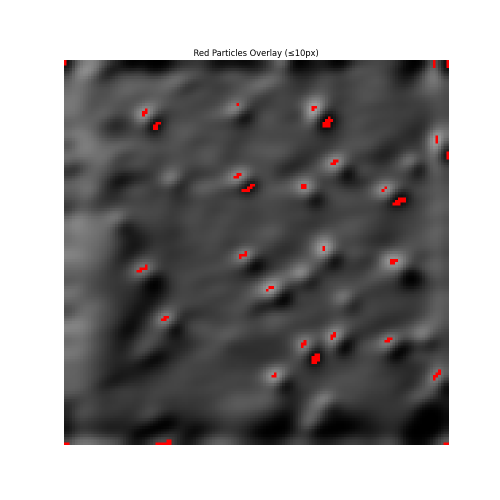
#> input picture particles_overlay.png, 1000 x 1000 px, given as the content of the folder /Users/zebpalm/Exjobb 2025/BSE images/abctoanalyze/All, which was not available (shown at 1/2 size)
$ python threshold_segmentation.py
#> lines starting #> are read from the running program, lines starting #| are printed output that depends on the picture; after the words box and inside, x2 and y2 are one past the last pixel; in counts of white or black regions, pixels touching at a corner belong together; pictures that were not available may be replaced by others from this repository, and a replacement may not be noted
import cv2
import numpy as np
from pathlib import Path
from skimage import img_as_float, img_as_ubyte
from skimage.filters import threshold_local, gaussian
from skimage.morphology import remove_small_objects
import matplotlib.pyplot as plt

# Define sample areas (y1, y2, x1, x2)
sample_areas = {
    'top_left': (130, 273, 128, 271),
    'top_right': (130, 273, 329, 472),
    'bottom_left': (329, 472, 128, 271),
    'bottom_right': (329, 472, 329, 472)
}

def load_image(image_path):
    """Load the image."""
    img = cv2.imread(image_path, cv2.IMREAD_GRAYSCALE)
    if img is None:
        raise ValueError(f"Could not load image: {image_path}")
    return img

def extract_sample(image, sample_name):
    """Extract a specific sample area from the image."""
    y1, y2, x1, x2 = sample_areas[sample_name]
    return image[y1:y2, x1:x2]

def segment_pores(image):
    """Segment pores from BSE image using threshold-based approach."""
    # Convert to float and normalize
    img = img_as_float(image)

    # Apply Gaussian blur to reduce noise
    smoothed = gaussian(img, sigma=1)

    # Use local thresholding since BSE images might have intensity variations
    threshold = threshold_local(smoothed, block_size=35, offset=0.02)
    binary = smoothed < threshold

    # Remove small objects (noise)
    cleaned = remove_small_objects(binary, min_size=5)

    return cleaned

def visualize_results(original, segmented, output_path):
    """Visualize and save original and segmented images side by side."""
    fig, (ax1, ax2) = plt.subplots(1, 2, figsize=(12, 6))

    # Plot original image
    ax1.imshow(original, cmap='gray')
    ax1.set_title('Original Image')
    ax1.axis('off')

    # Plot segmented image
    ax2.imshow(segmented, cmap='gray')
    ax2.set_title('Segmented Pores')
    ax2.axis('off')

    # Save the figure
    plt.savefig(output_path, bbox_inches='tight', dpi=300)
    plt.close()

def process_images(input_dir, output_base_dir, max_images=10):
    """Process images and save segmentation results."""
#> called with output_base_dir = 'threshold_segmented', max_images = 10
    # Create output directories for each sample
    for sample_name in sample_areas.keys():
        sample_dir = Path(output_base_dir) / sample_name
        sample_dir.mkdir(parents=True, exist_ok=True)

    # Get list of image files and sort them
    image_files = sorted(list(Path(input_dir).glob('*.png')))

    # Process only the first max_images
    for image_file in image_files[:max_images]:
        try:
            print(f"Processing {image_file.name}...")

            # Load image
            img = load_image(str(image_file))

            # Process each sample area
            for sample_name in sample_areas.keys():
                print(f"  Processing {sample_name}...")

                # Extract sample area
                sample_img = extract_sample(img, sample_name)

                # Segment pores
                segmented = segment_pores(sample_img)

                # Save visualization
                output_file = Path(output_base_dir) / sample_name / f"segmented_{image_file.name}"
                visualize_results(sample_img, segmented, str(output_file))

                # Save binary mask
                mask_file = Path(output_base_dir) / sample_name / f"mask_{image_file.name}"
                cv2.imwrite(str(mask_file), img_as_ubyte(segmented))
#> this loop made 4 passes
#> pass 1, in process_images, `sample_img = extract_sample(img, sample_name)`:
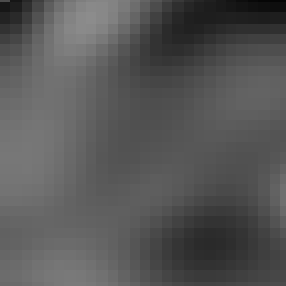
#> sample_img: shape (143, 143) (shown 2 times larger); min 5, max 140, mean 86.4
#> pass 1, in visualize_results, `plt.savefig(output_path, bbox_inches='tight', dpi=300)`:
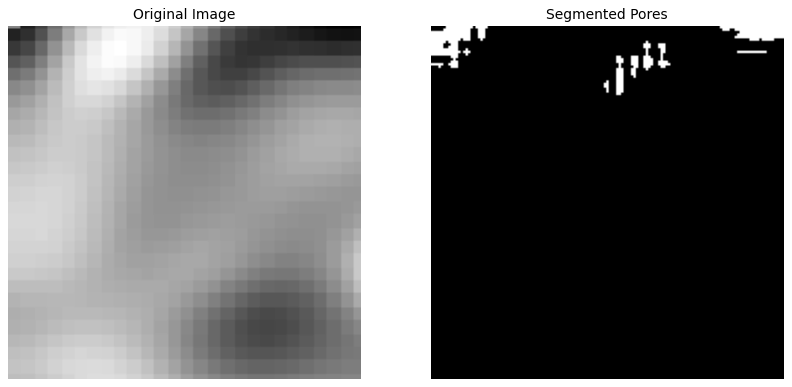
#> figure drawn by matplotlib, 2 panels
#> pass 2, in visualize_results (call 2), `plt.savefig(output_path, bbox_inches='tight', dpi=300)`:
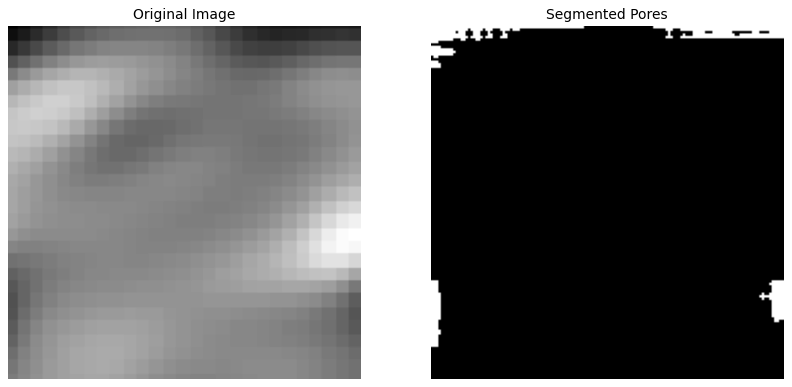
#> figure drawn by matplotlib, 2 panels
#> after the loop:
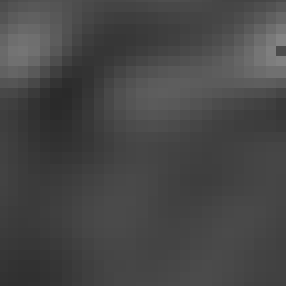
#> sample_img: shape (143, 143) (shown 2 times larger); min 42, max 131, mean 70.4
#> after the loop:
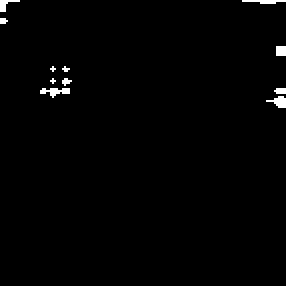
#> segmented: shape (143, 143) bool (shown 2 times larger); 1% white; 11 white regions (6 under 20 px), largest, box (x1, y1, x2, y2) and area: (20, 44, 35, 49) 41, (133, 48, 143, 54) 34, (121, 0, 143, 2) 30, (0, 0, 10, 6) 26, (138, 23, 143, 28) 25

        except Exception as e:
            print(f"Error processing {image_file.name}: {str(e)}")

if __name__ == "__main__":
    # Define input and output directories
    input_dir = "/Users/zebpalm/Exjobb 2025/BSE images/abctoanalyze/All"
    output_base_dir = "threshold_segmented"

    # Process the images
    process_images(input_dir, output_base_dir, max_images=10)
